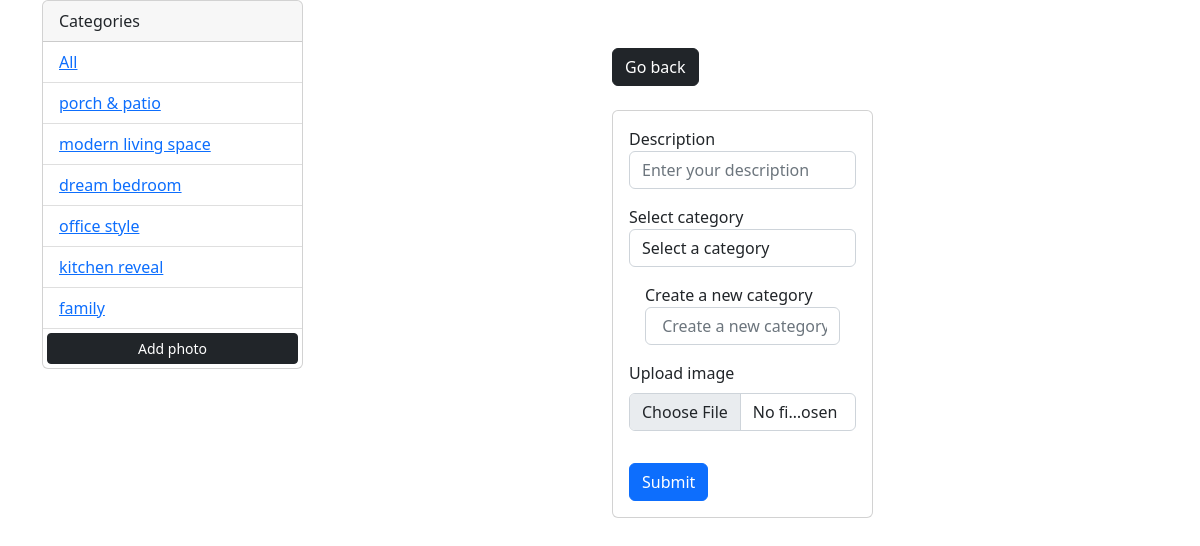
Screenshot of /add/ with the database file from the repository.
### photos/models.py (models this page shows, shortened)
class Category(models.Model):
    name = models.CharField(max_length=100, null=False, blank=False)

### photos/views.py (the view, shortened to what this page needs)
# urls.py: path('add/', views.addPhoto, name='add'),
def addPhoto(request):
    categories = Category.objects.all()
    context = {'categories': categories}
    return render(request, 'pics/add.html', context)

### photos/templates/pics/add.html (shortened to what this page needs)
{% extends 'pics/base.html'%}
{% block content %}
<div class=" row justify-content-center">
    <div class="col-md-4 mt-5">
        <a href="{% url 'gallery'%}" class="btn btn-dark">Go back</a>
       <div class="card mt-4">
        <form method="POST" action=" " enctype="multipart/form-data">
            <div class="form-group m-3">
                <label>Description</label>
                <input required name= "description" type="text" placeholder="Enter your description" class="form-control">
            </div>
            <div class="form-group m-3">
                <label>Select category</label>
                <select name="category" class="form-control">
                    <option value="none">Select a category</option>
                </select>
                <div class="form-group m-3">
                    <label>Create a new category</label>
                    <input name= "category_new" type="text" placeholder=" Create a new category " class="form-control">
                </div>
            </div>
            <div class="m-3">
                <label for="formFile" class="form-label">Upload image</label>
                <input required name="image" class="form-control" type="file" id="formFile">
            </div>
            <button type="submit" class="btn btn-primary m-3">Submit</button>
        </form>
       </div>
    </div>
</div>
{% endblock %}

### photos/templates/pics/base.html (shortened to what this page needs)
{% load static %}
<!DOCTYPE html>
<html lang="en">
  <head>
    <link
      href="https://cdn.jsdelivr.net/npm/bootstrap@5.2.0-beta1/dist/css/bootstrap.min.css"
      rel="stylesheet"
    />
  </head>
  <body>
    <div class="container">
      <div class="row">
        <div class="col-md-3">
          <div class="card">
            <div class="card-header">Categories</div>
            <ul class="list-group list-group-flush">
              <li class="list-group-item">
                  <a href="{% url 'gallery' %}">All</a>
              </li>
              {% for category in categories %}
              <li class=" list-group-item">
                  <a href="{% url 'gallery' %}?category={{category.name}}">
                      {{category.name}}
                  </a>
              </li>
              {% endfor %}
              <a
                href="{% url 'add' %}"
                class="btn btn-dark btn-block btn-sm m-1"
                >Add photo</a
              >
            </ul>
          </div>
        </div>
        <div class="col-md-9">{% block content %}{% endblock%}</div>
      </div>
    </div>
  </body>
</html>

### rows the page displays
Category: name "porch & patio"
Category: name "modern living space"
Category: name "dream bedroom"
Category: name "office style"
Category: name "kitchen reveal"
Category: name "family"
